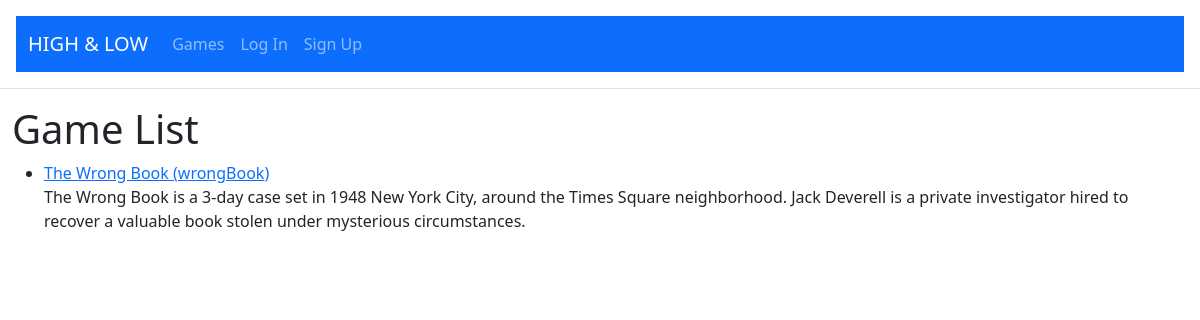
/games/, run on the app's committed database.
### games/models.py (models this page shows, shortened)
class Game(models.Model):
    name = models.CharField(max_length=50, help_text="Internal name of the game")
    text = models.TextField(help_text="Game text", default="", blank=True)
    textHash = models.CharField(
        max_length=80, help_text="Hash of text", default="", blank=True
    )
    isPublic = models.BooleanField(help_text="Is game publicly visible?")
    owner = models.ForeignKey(
        settings.AUTH_USER_MODEL, on_delete=models.SET_NULL, blank=True, null=True
    )
    title = models.CharField(
        max_length=80, help_text="Title of game", default="", blank=True
    )
    subtitle = models.CharField(
        max_length=80, help_text="Subtitle of game", default="", blank=True
    )
    authors = models.CharField(
        max_length=255, help_text="Author(s) of game (w/emails)", default="", blank=True
    )
    summary = models.TextField(help_text="Short description", default="", blank=True)
    version = models.CharField(
        max_length=32, help_text="Version information", default="", blank=True
    )
    versionDate = models.CharField(
        max_length=64, help_text="Version date", default="", blank=True
    )
    difficulty = models.CharField(
        max_length=32, help_text="Difficulty", default="", blank=True
    )
    cautions = models.CharField(
        max_length=32, help_text="Age rage, etc.", default="", blank=True
    )
    duration = models.CharField(
        max_length=32, help_text="Expected playtime", default="", blank=True
    )
    url = models.CharField(
        max_length=255, help_text="Homepage url", default="", blank=True
    )
    extraInfo = models.TextField(
        help_text="Extra information (credits, links, etc.)", default="", blank=True
    )
    buildLog = models.TextField(help_text="Build Log", default="", blank=True)
    needsBuild = models.BooleanField(help_text="Game was updated and needs rebuild")
    queueStatus = models.CharField(
        max_length=32, help_text="Internal build queue stage", default="", blank=True
    )
    isBuildErrored = models.BooleanField(
        help_text="Was there an error on the last build?"
    )
    buildDate = models.DateTimeField(
        help_text="When was story last built?", null=True, blank=True
    )
    def get_absolute_url(self):
        return reverse("gameDetail", kwargs={"pk": self.pk})

### games/views.py (the view)
# urls.py: path("", GameListView.as_view(), name="gameHome"),
class GameListView(ListView):
    model = Game
    template_name = "games/gameList.html"

### games/templates/games/gameList.html (shortened to what this page needs)
{% extends "core/base.html" %}
{% load crispy_forms_tags %}
{% block content %}
<h1>Game List</h1>
<ul>
{% for game in game_list %}
    <li class="gameEntry">
        <a href="{{ game.get_absolute_url }}">{{ game.title }} ({{ game.name }})</a>
        <p>{{ game.summary }}</p>
    </li>
{% endfor %}
</ul>
{% endblock content %}

### data on the page
Game: title "The Wrong Book", name "wrongBook", summary "The Wrong Book is a 3-day case set in 1948 New York City, around the Times Square neighborhood. Jack Deverell is a private investigator hired to recover a valuable book stolen under mysterious circumstances."
